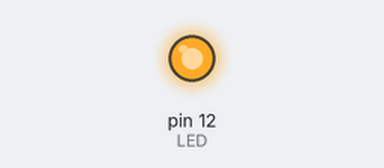
The sketch below on a simulated Arduino Uno, built with avr-gcc and run on an emulated ATmega328P. On the bench: output pins drawn as LEDs (lit = HIGH).

Above: at 1.0 s.
At 5.5 s:
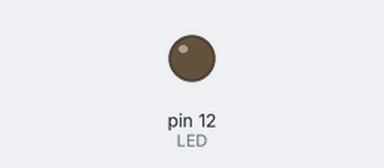
Timing chart, 0 to 6.9 s (numbered marks = the images above):
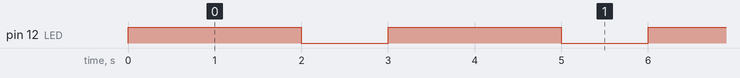

Measured:
- by itself, pin 12 (LED): alternates HIGH for 2.0 s and LOW for 1.0 s

The sketch:

example_bluetooth_connection_part.ino
```cpp
#include <SoftwareSerial.h>                     // to use pin 4 and 5 as RX and TX ports

#define sw_serial_rx_pin 3 //  Connect this pin to TX on the esp8266
#define sw_serial_tx_pin 4 //  Connect this pin to RX on the esp8266

void setup() {
  // put your setup code here, to run once:
pinMode (12, OUTPUT); // LED

}

void loop() {
  // put your main code here, to run repeatedly:
digitalWrite(12, HIGH);
delay(2000);
digitalWrite(12, LOW);
delay(1000);

}
```
